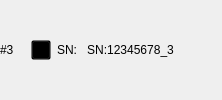
              <widget class="QWidget" name="widget_camera3" native="true">
               <layout class="QHBoxLayout" name="horizontalLayout_7">
                <property name="leftMargin">
                 <number>0</number>
                </property>
                <property name="topMargin">
                 <number>0</number>
                </property>
                <property name="rightMargin">
                 <number>0</number>
                </property>
                <property name="bottomMargin">
                 <number>0</number>
                </property>
                <item>
                 <widget class="QLabel" name="label_15">
                  <property name="text">
                   <string>#3  </string>
                  </property>
                 </widget>
                </item>
                <item>
                 <spacer name="horizontalSpacer_8">
                  <property name="orientation">
                   <enum>Qt::Horizontal</enum>
                  </property>
                  <property name="sizeType">
                   <enum>QSizePolicy::Fixed</enum>
                  </property>
                  <property name="sizeHint" stdset="0">
                   <size>
                    <width>5</width>
                    <height>20</height>
                   </size>
                  </property>
                 </spacer>
                </item>
                <item>
                 <widget class="QPushButton" name="pbt_camera3">
                  <property name="sizePolicy">
                   <sizepolicy hsizetype="Fixed" vsizetype="Fixed">
                    <horstretch>0</horstretch>
                    <verstretch>0</verstretch>
                   </sizepolicy>
                  </property>
                  <property name="minimumSize">
                   <size>
                    <width>20</width>
                    <height>20</height>
                   </size>
                  </property>
                  <property name="maximumSize">
                   <size>
                    <width>20</width>
                    <height>20</height>
                   </size>
                  </property>
                  <property name="styleSheet">
                   <string notr="true">QPushButton
{   
    border-image:  url(:/image/camera_off.png);
    background:transparent; 
}

QPushButton:checked
{
    border-image: url(:/image/camera.png);
}
</string>
                  </property>
                  <property name="text">
                   <string/>
                  </property>
                  <property name="checkable">
                   <bool>true</bool>
                  </property>
                 </widget>
                </item>
                <item>
                 <widget class="QLabel" name="label_37">
                  <property name="text">
                   <string>SN:</string>
                  </property>
                 </widget>
                </item>
                <item>
                 <widget class="QPushButton" name="pbt_SN3">
                  <property name="text">
                   <string>SN:12345678_3</string>
                  </property>
                  <property name="checkable">
                   <bool>true</bool>
                  </property>
                  <property name="flat">
                   <bool>true</bool>
                  </property>
                 </widget>
                </item>
                <item>
                 <spacer name="horizontalSpacer_9">
                  <property name="orientation">
                   <enum>Qt::Horizontal</enum>
                  </property>
                  <property name="sizeHint" stdset="0">
                   <size>
                    <width>44</width>
                    <height>20</height>
                   </size>
                  </property>
                 </spacer>
                </item>
               </layout>
              </widget>
